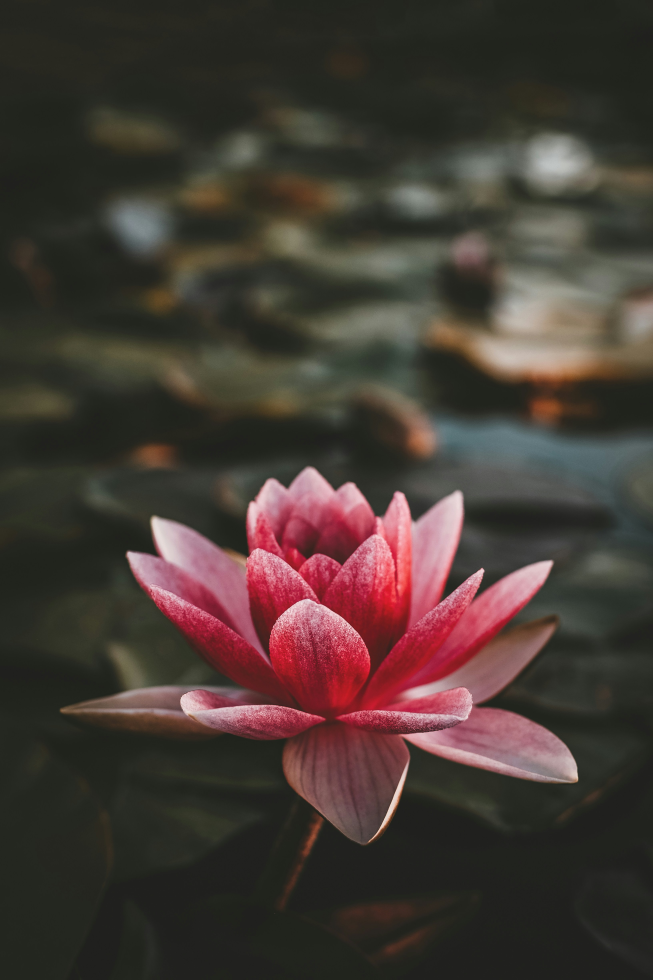
#> input picture flower.png, 3264 x 4896 px (shown at 1/5 size)
$ python new.py
#> lines starting #> are read from the running program, lines starting #| are printed output that depends on the picture; after the words box and inside, x2 and y2 are one past the last pixel; in counts of white or black regions, pixels touching at a corner belong together
import cv2


image = cv2.imread('flower.png')
#> image is the input picture: shape (4896, 3264, 3); mean B, G, R 52.6, 58.3, 69.7

image = cv2.resize(image,(0,0),fx=0.3,fy=0.3)
#> image: shape (1469, 979, 3)

cv2.imshow("original image ",image)

canny_image = cv2.Canny(image, 100,200)
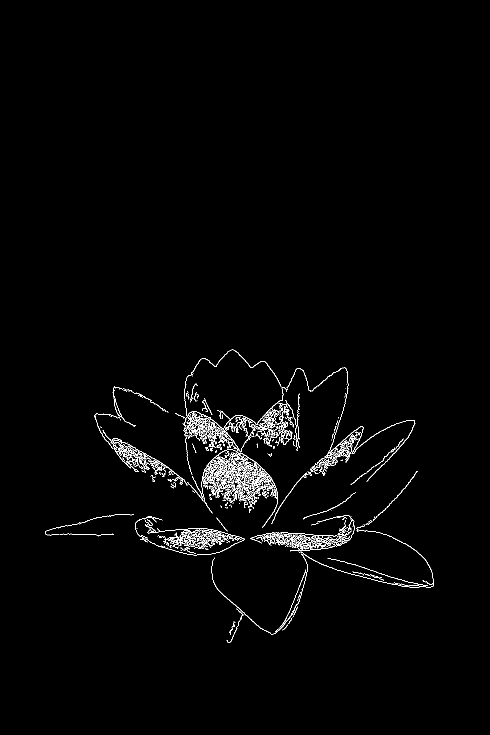
#> canny_image: shape (1469, 979) (shown at 1/2 size); 1.4% white in thin lines or dots, all inside (x1, y1, x2, y2) = (90, 699, 868, 1286)

cv2.imshow("canny image", canny_image)
cv2.waitKey(0)
cv2.destroyAllWindows()
